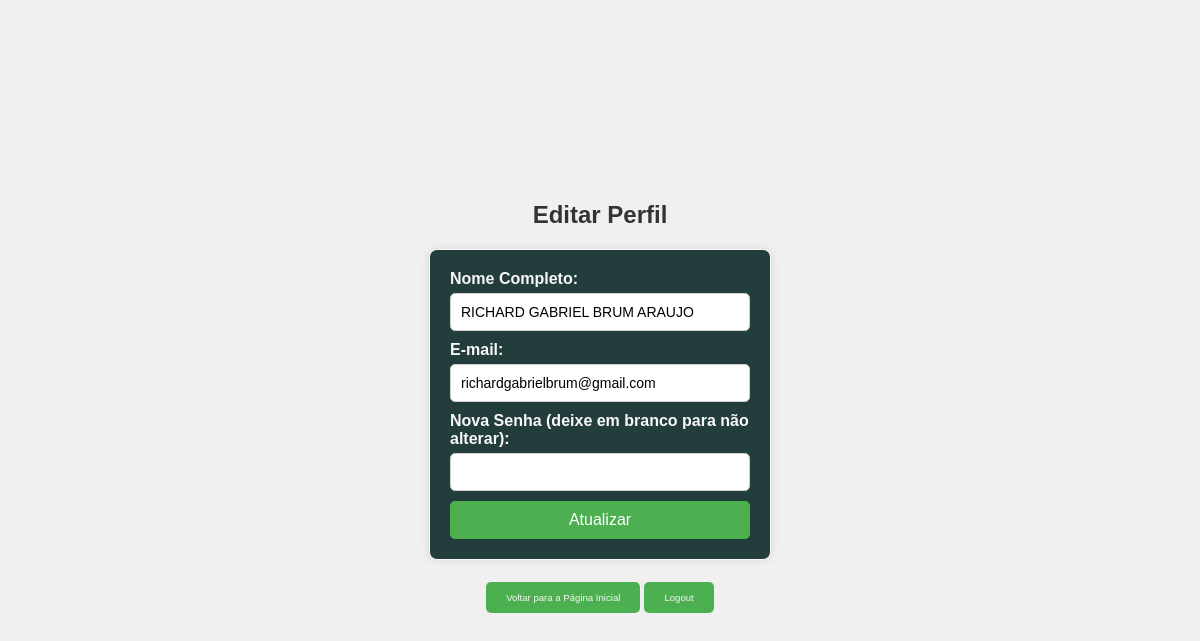
/edit_profile (signed in), run on the app's committed database.
### tables this page shows
CREATE TABLE users (
    id INTEGER PRIMARY KEY AUTOINCREMENT,
    username TEXT NOT NULL UNIQUE,
    password TEXT NOT NULL,
    full_name TEXT NOT NULL,
    email TEXT NOT NULL UNIQUE,
    is_admin INTEGER NOT NULL DEFAULT 0,
    reset_token TEXT
);

### app.py (the view, shortened to what this page needs)
@app.route('/edit_profile', methods=['GET', 'POST'])
def edit_profile():
    if 'user_id' not in session:
        return redirect(url_for('login'))
    user_id = session['user_id']
    conn = get_db_connection()
    user = conn.execute('SELECT * FROM users WHERE id = ?', (user_id,)).fetchone()
    conn.close()
    return render_template('edit_profile.html', user=user)

### app.py (called while the page is built)
def get_db_connection():
    conn = sqlite3.connect('db.sqlite')
    conn.row_factory = sqlite3.Row
    return conn

### estoque-app/templates/edit_profile.html (shortened to what this page needs)
<!DOCTYPE html>
<html lang="pt-br">
<head>
    <link rel="stylesheet" href="{{ url_for('static', filename='css/style.css') }}">
</head>
<body class="edit_profile_page">
    <h1>Editar Perfil</h1>
    <form action="{{ url_for('edit_profile') }}" method="POST" class="perfil-form">
        <label for="full_name" class="perfil-label">Nome Completo:</label>
        <input type="text" id="full_name" name="full_name" value="{{ user.full_name }}" required class="perfil-input">
        <label for="email" class="perfil-label">E-mail:</label>
        <input type="email" id="email" name="email" value="{{ user.email }}" required class="perfil-input">
        <label for="password" class="perfil-label">Nova Senha (deixe em branco para não alterar):</label>
        <input type="password" id="password" name="password" class="perfil-input">
        <button type="submit" class="perfil-button">Atualizar</button>
    </form>
    <div class="button-group">
    <a href="{{ url_for('index') }}"><button>Voltar para a Página Inicial</button></a>
    <a href="{{ url_for('logout') }}"><button>Logout</button></a>
    </div>
</body>
</html>

### estoque-app/static/css/style.css (style rules this page uses)
body { font-family: Arial, sans-serif; display: flex; margin: 0px; padding: 0px; text-decoration: none; }
.button-group { margin-top: 20px; display: flex; justify-content: space-between; }
.button-group a button, .table-container button { background-color: var(--corBotao); color: var(--corTexto); border: none; padding: 10px 20px; border-radius: 5px; font-size: 1.2vh; cursor: pointer; margin: 2px; }
body.edit_profile_page { font-family: Arial, sans-serif; display: flex; flex-direction: column; align-items: center; justify-content: center; height: 100vh; margin: 0; background-color: #f0f0f0; }
.edit_profile_page h1 { font-size: 24px; margin-bottom: 20px; color: #333; }
.perfil-form { width: 300px; padding: 20px; border: 1px solid var(--corTexto); border-radius: 8px; background-color: var(--corDireita); box-shadow: 0 0 10px rgba(0, 0, 0, 0.1); }
.perfil-label { display: block; margin-bottom: 5px; font-weight: bold; color: var(--corTexto); }
.perfil-input { width: 100%; padding: 10px; margin-bottom: 10px; border: 1px solid #ccc; border-radius: 5px; box-sizing: border-box; font-size: 14px; }
.perfil-button { width: 100%; padding: 10px; border: none; border-radius: 5px; background-color: var(--corBotao); color: #fff; font-size: 16px; cursor: pointer; transition: background-color 0.3s; }

### estoque-app/static/css/variables.css (style rules this page uses)
:root { --corDireita: #223D3C; --corEsquerda: #F8F2F2; --corTexto: #f8f8f8; --corSelecao: #555; --corBackgroundPar:#555; --corBackgroundImpar:#f8f8f8; --corBotao: #4CAF50; --corBotao2: #388E3C; --corBackgroundLogin: #DDEEEE; }

### data on the page
users: full_name "RICHARD GABRIEL BRUM ARAUJO", email "richardgabrielbrum@gmail.com"
